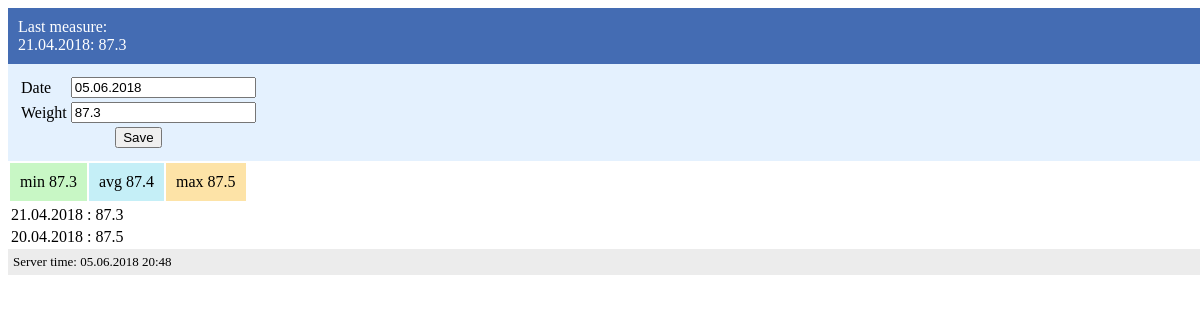
The page /track/ on the database its author committed.
### track/models.py (models this page shows, shortened)
class WeightData(models.Model):
    check_date = models.DateField()
    weight_value = models.FloatField()

### track/views.py (the view)
# urls.py: path('', views.start, name='start'),
def start(request):
    latest_measure_list = WeightData.objects.order_by('-check_date')[:1]
    history = WeightData.objects.order_by('-check_date')[:10]
    absolute_max = WeightData.objects.all().aggregate(Max('weight_value'))
    absolute_min = WeightData.objects.all().aggregate(Min('weight_value'))
    average = WeightData.objects.all().aggregate(Avg('weight_value'))
    if latest_measure_list: context = { 'latest_measure': latest_measure_list[0],
          'history' : history,
          'absolute_max' : absolute_max,
          'absolute_min' : absolute_min,
          'average' : average
        }
    else: context = {}
    return render(request, 'track/start.html', context)

### track/templates/track/start.html (shortened to what this page needs)
<!DOCTYPE html>
{% load static %}
<html>
	<head>
		<link rel="stylesheet" type="text/css" href="{% static 'track/style.css' %}?{% now "U" %}" />
	</head>
	<body width="100px">
		<div class="div_header">
		{% if latest_measure %}
		    	Last measure:<br> {{ latest_measure.check_date|date:"d.m.Y" }}: {{ latest_measure.weight_value }}
		{% else %}
		    <p>No measures made yet.</p>
		{% endif %}
		</div>
		<div class="table_div">
			<form action="{% url 'track:save' %}" method="post">
				<table class="form_table">
					<tr>
						<td class="param_title">Date</td>
						<td class="param_value"><input name="date" value="{% now "d.m.Y" %}"></input></td>
					</tr>
					<tr>
						<td class="param_title">Weight</td>
						<td class="param_value"><input name="value" value="{{ latest_measure.weight_value }}"></input></td>
					</tr>
					<tr>
						<td class="submit_td" colspan=2>
							<input type="submit" value="Save" />
						</td>
					</tr>
				</table>
			</form>
		</div>
		<div class="minimax_div">
			<table cellpadding="10px">
				<tr>
					<td style="background-color:#C8F7C5;">min {{ absolute_min.weight_value__min }}</td>
					<td style="background-color:#C5EFF7;">avg {{ average.weight_value__avg|floatformat:1 }}</td>
					<td style="background-color:#FDE3A7;">max {{ absolute_max.weight_value__max }}</td>
				</tr>
			</table>
		</div>
		<div class="history_div">
			<table>
			{% for measure in history %}
				<tr><td>
					{{ measure.check_date|date:"d.m.Y"}} : {{ measure.weight_value }}
				</td></tr>
			{% endfor %}
			</table>
		</div>
		<div class="datetime_div">
			Server time: {% now "d.m.Y H:i" %}
		</div>
	</body>
</html>

### track/static/track/style.css (style rules this page uses)
html, body, #wrapper { width: 100%; }
.div_header { background-color:#446CB3; color:white; padding:10px; }
.table_div { background-color:#E4F1FE; }
.form_table { padding:10px; }
.submit_td { text-align:center; }
.datetime_div { background-color:#ECECEC; font-size:small; padding:5px; }

### rows shown on the page
WeightData: check_date "21.04.2018", weight_value "87.3", value "87.3"
WeightData: check_date "20.04.2018", weight_value "87.5"

### other values the page prints
{{ absolute_min.weight_value__min }} "87.3"
{{ average.weight_value__avg|floatformat:1 }} "87.4"
{{ absolute_max.weight_value__max }} "87.5"
